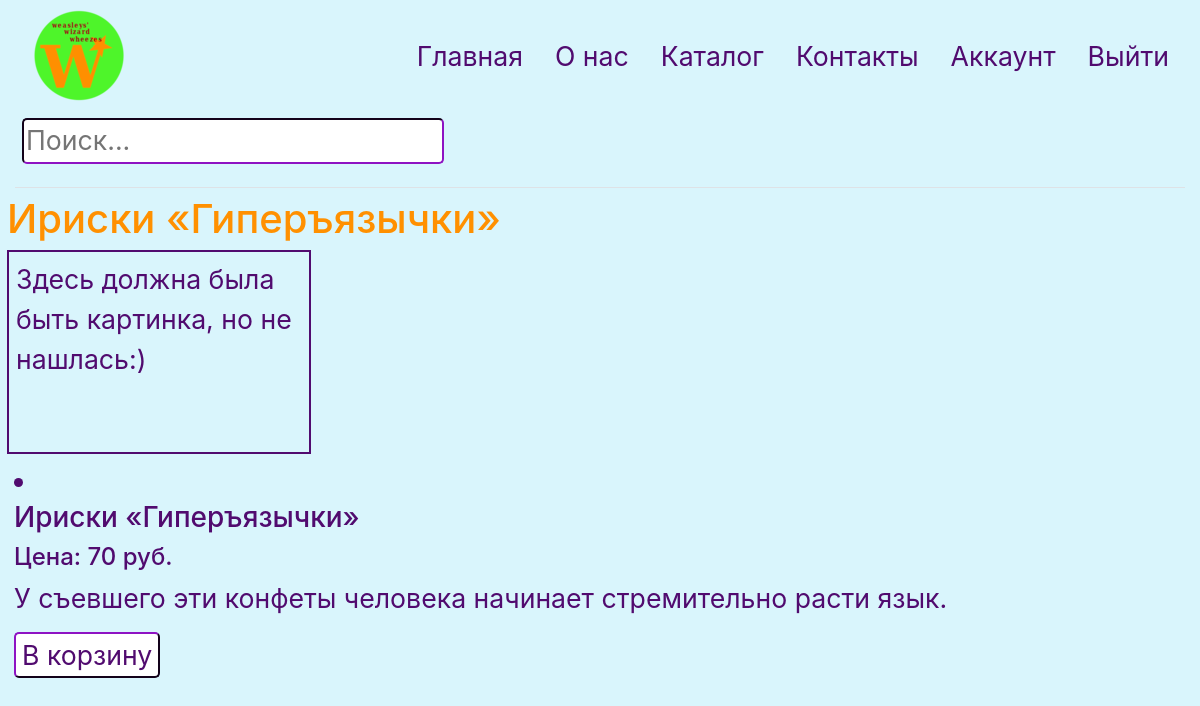
The page /product/1 (signed in) on the database as committed earlier.
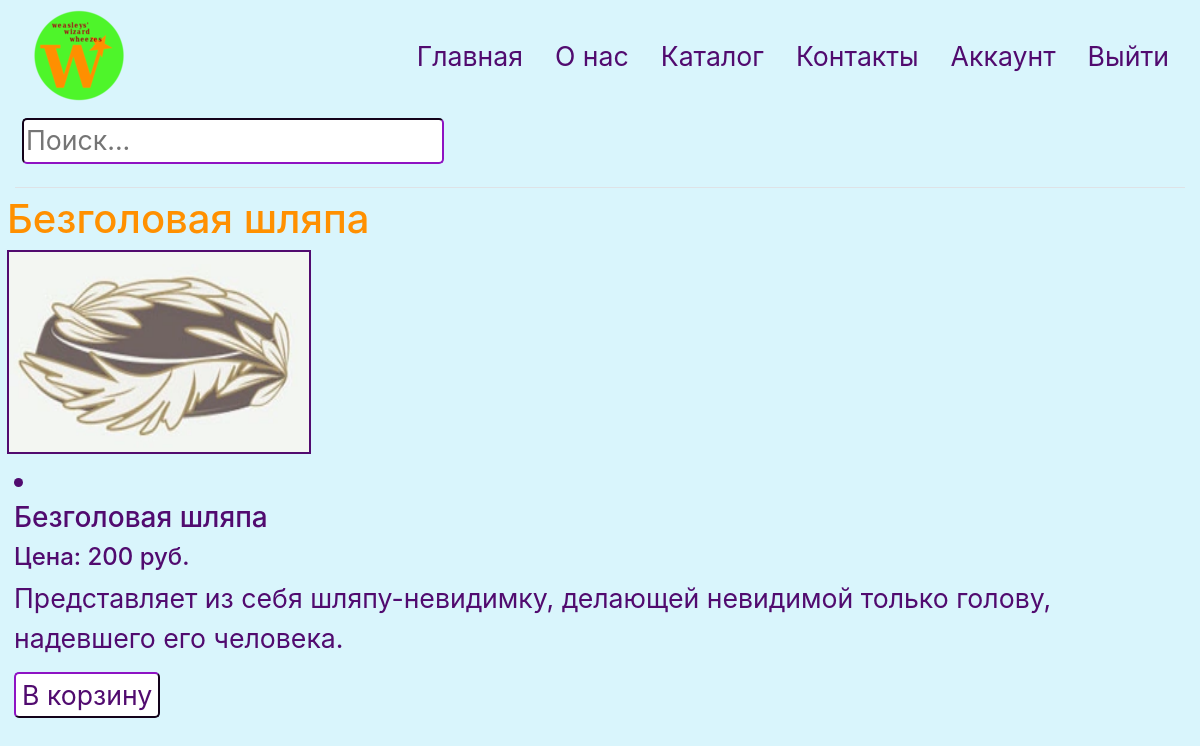
The same page on the database as committed later.
### data/products.py (models this page shows)
class Products(SqlAlchemyBase):
    __tablename__ = 'products'
    id = sqlalchemy.Column(sqlalchemy.Integer, primary_key=True, autoincrement=True)
    title = sqlalchemy.Column(sqlalchemy.String, nullable=True)
    description = sqlalchemy.Column(sqlalchemy.String, nullable=True)
    photos = sqlalchemy.Column(sqlalchemy.String, nullable=True)
    cost = sqlalchemy.Column(sqlalchemy.Integer, nullable=True)
    created_date = sqlalchemy.Column(sqlalchemy.DateTime, default=datetime.datetime.now)
    category_id = sqlalchemy.Column(sqlalchemy.Integer, sqlalchemy.ForeignKey("category.id"))
    category = orm.relationship('Category')

### main.py (the view)
@app.route('/product/<id>', methods=['GET', 'POST'])
def product(id):
    form = BuyForm()
    if form.validate_on_submit():
        return buy(user_id, id)
    db_sess = db_session.create_session()
    product = db_sess.query(Products).get(id)
    return render_template('product.html', product=product, title=product.title, form=form)

### forms/user.py
class BuyForm(FlaskForm):
    submit = SubmitField('В корзину')

### data/db_session.py (called while the page is built)
def create_session() -> Session:
    global __factory
    return __factory()

### main.py (called while the page is built)
@login_manager.user_loader
def load_user(user_id):
    db_sess = db_session.create_session()
    return db_sess.query(User).get(user_id)

### templates/product.html (shortened to what this page needs)
{% extends 'base.html' %}
{% block content%}
<h1 class="orange-text">{{ product.title }}</h1>
<form class="form1" action="" method="post">
    <div class="container-photo">
        {% if product.photos %}
        <a><img width="300" height="200" src={{ url_for('static', filename=product.photos.split(';')[0])}}></a>
        {% else %}
        <p class="purple-text">Здесь должна была быть картинка, но не нашлась:)</p>
        {% endif %}
    </div>
    <li class="purple-text"><h3>{{ product.title }}</h3></li>
    <h4 class="purple-text">Цена: {{ product.cost }} руб.</h4>
    <p class="purple-text">{{ product.description }}</p>
    {% if current_user.is_authenticated %}
    <p>{{ form.submit(type="submit", class="b1") }}</p>
    {% else %}
    <p class="purple-text">Войдите, чтобы заказать</p>
    {% endif %}
</form>
{% endblock %}

Rows that differ between the two databases and show on the page:
changed Products: title "Ириски «Гиперъязычки»" → "Безголовая шляпа"; photos empty → "noheadhat.jpg" (drawn); photos: picture added; cost "70" → "200"; description "У съевшего эти конфеты человека начинает стремительно расти язык." → "Представляет из себя шляпу-невидимку, делающей невидимой только голову, надевшего его человека."
Other text that changed with them:
text no longer shown: "Здесь должна была быть картинка, но не нашлась:)"
